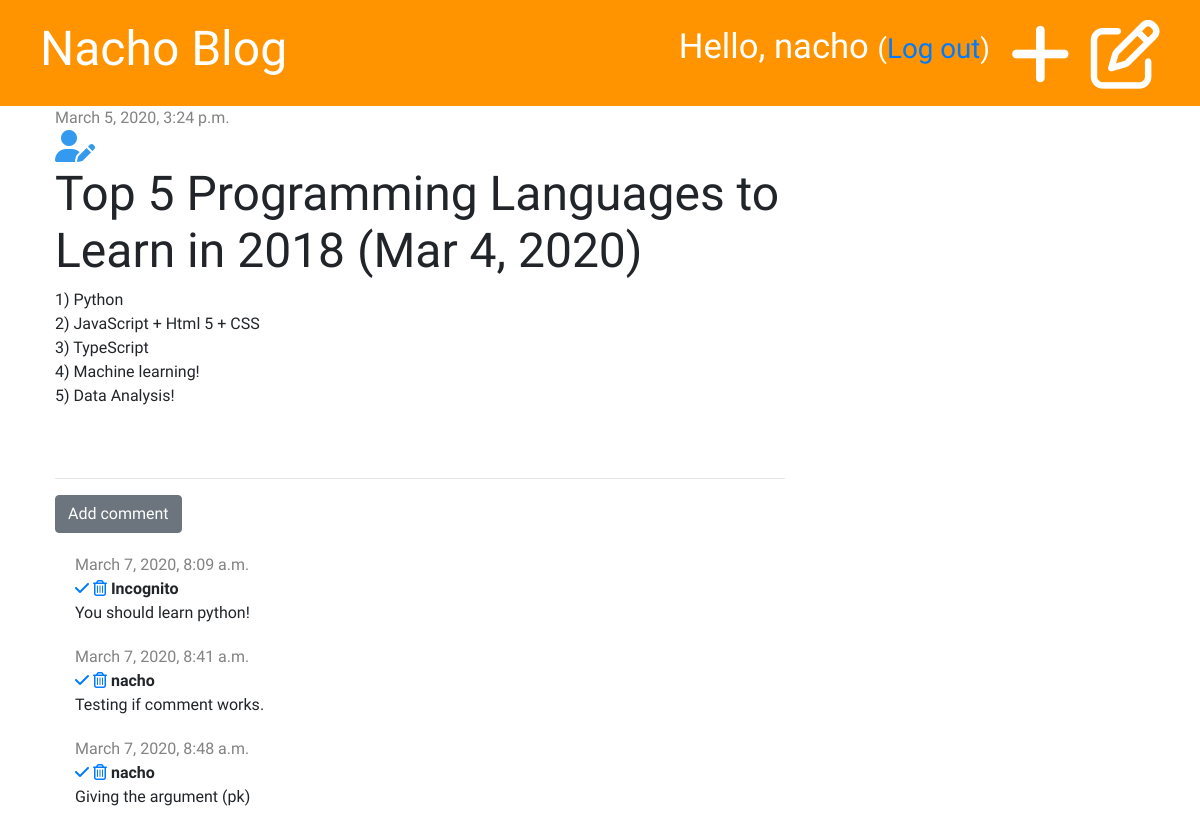
Before: /post/2/ (signed in) with the older database file.
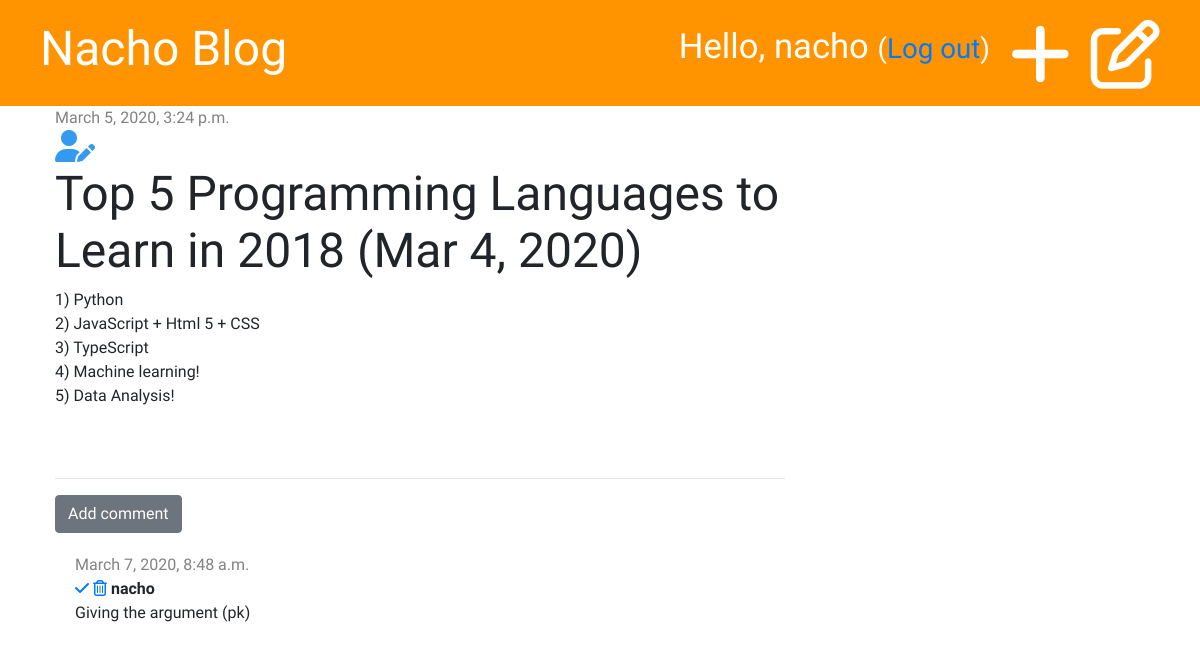
After: the same page with the newer database file.
### blog/models.py (models this page shows, shortened)
class Post(models.Model):
    author = models.ForeignKey('auth.User', on_delete=models.CASCADE)
    title = models.CharField(max_length=200)
    text = models.TextField()
    created_date = models.DateTimeField(default=timezone.now)
    published_date = models.DateTimeField(blank=True, null=True)

class Comment(models.Model):
    post = models.ForeignKey('blog.Post', on_delete=models.CASCADE, related_name='comments')
    author = models.CharField(max_length=200)
    text = models.TextField()
    created_date = models.DateTimeField(default=timezone.now)
    approved = models.BooleanField(default=False)

### blog/views.py (the view)
# urls.py: path('post/<int:pk>/', views.post_detail, name='post_detail'),
def post_detail(request, pk):
    post = get_object_or_404(Post, pk=pk)
    stuff_for_frontend = {'post': post}
    return render(request, 'blog/post_detail.html', stuff_for_frontend)

### blog/templates/blog/post_detail.html (shortened to what this page needs)
{% extends 'blog/base.html' %}
{% block content %}
    <div class="post">
        {% if post.published_date %}
            <div class="date">
                {{ post.published_date }}
            </div>
        {% else %}
            <a href="{% url 'post_publish' pk=post.pk %}" class="btn btn-primary">Publish</a>
        {% endif %}
        {% if user.is_authenticated %}
            <a href="{% url 'post_edit' pk=post.pk %}"><i class="fas fa-user-edit fa-2x" style="color: #339af0"></i></a>
        {% endif %}
        <h1>{{ post.title }}</h1>
        <p>{{ post.text|linebreaksbr }}</p>
    </div>
    <hr>
    <a href="{% url 'add_comment_to_post' pk=post.pk %}" class="btn btn-secondary">Add comment</a>
    {% for comment in post.comments.all %}
        {% if user.is_authenticated or comment.approved %}
            <div class="comment">
                <div class="date">
                    {{ comment.created_date }}
                </div>
                {% if not comment.approved and user.is_superuser %}
                    <a href="{% url 'comment_approve' pk=comment.pk %}"><i class="fas fa-check"></i></a>
                    <a href="{% url 'comment_remove' pk=comment.pk %}"><i class="far fa-trash-alt"></i></a>
                {% endif %}
                <strong>{{ comment.author }}</strong>
                <p>{{ comment.text }}</p>
            </div>
        {% endif %}
    {% empty %}
        <p>No comments yet...</p>
    {% endfor %}
{% endblock %}

### blog/templates/blog/base.html (shortened to what this page needs)
{% load static %}
<!DOCTYPE html>
<html lang="en">
<head>
    <link rel="stylesheet" href="https://stackpath.bootstrapcdn.com/bootstrap/4.3.1/css/bootstrap.min.css">
    <link rel="stylesheet" href="{% static 'css/blog.css' %}">
</head>
<body>
    <div class="page-header">
        {% if user.is_authenticated %}
            <a href="{% url 'post_draft_list' %}" class="top-menu"><i class="far fa-edit fa-2x"></i></a>
            <a href="{% url 'post_new' %}" class="top-menu"><i class="fas fa-plus fa-2x"></i></a>
            <p class="top-menu">Hello, {{user.username }} <small>(<a href="{% url 'logout' %}">Log out</a>)</small></p>
        {% else %}
        <a href="{% url 'login' %}" class="top-menu"><i class="fas fa-signature fa-2x"></i></a>
        {% endif %}
        <h1><a href="{% url "post_list" %}">Nacho Blog</a></h1>
    </div>
    <div class="content container">
        <div class="row">
            <div class="col-md-8">
                {% block content %}
                {% endblock %}
            </div>
        </div>
    </div>
</body>
</html>

### blog/static/css/blog.css (style rules this page uses)
.page-header { background-color: #ff9400; margin-top: 0; padding: 20px 20px 20px 40px; }
.page-header h1, .page-header h1 a { color: #ffffff; font-size: 36pt; text-decoration: none; }
.content { margin-left: 40px; }
h1, h2, h3, h4 { font-family: 'Tangerine', 'Inconsolata', 'Droid Sans', serif; font-size: 48px; }
.date { color: #828282; }
.post { margin-bottom: 70px; }
.top-menu, .top-menu:hover { color: #ffffff; float: right; font-size: 26pt; margin-right: 20px; }
.comment { margin: 20px 0px 20px 20px; }

### blog/templates/blog/base.html (style rules this page uses)
body { font-family: 'Inconsolata', monospace; }

Changed rows visible on the page:
removed Comment: created_date "March 7, 2020, 8:09 a.m.", approved False (drawn), author "Incognito", text "You should learn python!"
removed Comment: created_date "March 7, 2020, 8:41 a.m.", approved False (drawn), author "nacho", text "Testing if comment works."
